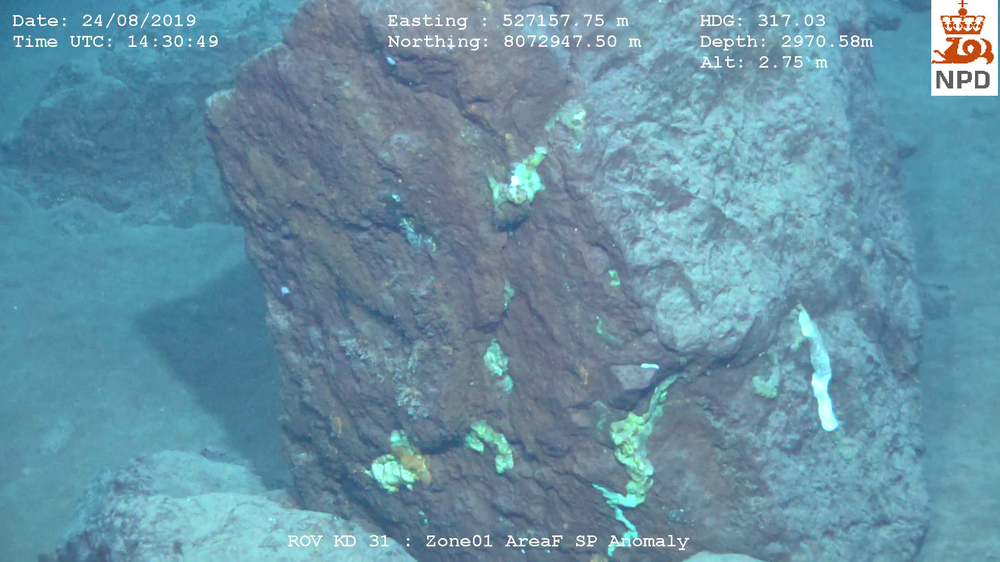
#> input picture 2019/HD/test-images/ore_far.png, 1000 x 562 px, shrunk from 1920 x 1080 before the run, found by its file name
$ jupyter execute process_images.ipynb   (older library calls are emulated)
#> lines starting #> are read from the running program, lines starting #| are printed output that depends on the picture; after the words box and inside, x2 and y2 are one past the last pixel; in counts of white or black regions, pixels touching at a corner belong together
#> further down, image_bgr is the input picture: shape (562, 1000, 3); mean B, G, R 165.1, 146.7, 103.9
### restoration_toolbox.py
#!/usr/bin/env python3
# -*- coding: utf-8 -*-
"""
ROV Image restoration functions

Steps:
1) Noise reduction - smoothing
2) UDCP(Underwater Dark Channel Prior) - underwater color restoration
3) White balancing - Gray world assumption
4) Contrast enhancement - CLAHE on LAB (doesn't change color balance and hue)
5) Color correction - CLAHE on RGB (obs; can alter color balance and hue), or
6) Edge enhancement - Sobel/Canny
7) Sharpening - Unsharp mask

"""
# import libraries
import os
import numpy as np
import cv2
import time

from plot_toolbox import *

#######################################################################
# NOISE REDUCTION - SMOOTHING
#######################################################################
# Bilateral filter and Non-local means filter
def apply_bilateral_filter(img, diameter=15, sigma_color=20, sigma_space=70):
    return cv2.bilateralFilter(img, diameter, sigma_color, sigma_space)
# (img, diameter=15, sigma_color=20, sigma_space=70) # save param

# obs: slow algorithm
def apply_non_local_means_denoising(img, h=4, h_color=10, template_window_size=9, search_window_size=21):
    return cv2.fastNlMeansDenoisingColored(img, None, h, h_color, template_window_size, search_window_size)
# (img, h=4, h_color=10, template_window_size=9, search_window_size=21) # save param
### == So similar with these params than can't distinguish them == ###

#######################################################################
# COLOR CORRECTION
#######################################################################
# UDCP - Underwater Dark Channel Prior
def guided_filter(I, p, r, eps):
    mean_I = cv2.boxFilter(I, cv2.CV_64F, (r,r))
    mean_p = cv2.boxFilter(p, cv2.CV_64F, (r,r))
    mean_Ip = cv2.boxFilter(I*p, cv2.CV_64F, (r,r))
    cov_Ip = mean_Ip - mean_I * mean_p
    mean_II = cv2.boxFilter(I*I, cv2.CV_64F, (r,r))
    var_I = mean_II - mean_I * mean_I
    a = cov_Ip / (var_I + eps)
    b = mean_p - a * mean_I
    mean_a = cv2.boxFilter(a, cv2.CV_64F, (r,r))
    mean_b = cv2.boxFilter(b, cv2.CV_64F, (r,r))
    q = mean_a * I + mean_b
    return q

def UDCP(img, omega=0.95, t0=0.1, r=15, eps=1e-3, radius=7):
    # Convert to float
#> called with omega = 0.5, t0 = 0.7, r = 15, eps = 0.001, radius = 25
    src = img.astype(np.float32) / 255
    I = cv2.cvtColor(src, cv2.COLOR_BGR2GRAY).astype(np.float64)

    # Dark Channel
    J_dark = cv2.min(cv2.min(src[:,:,0], src[:,:,1]), src[:,:,2])
    J_dark = cv2.blur(J_dark, (radius, radius))

    # Atmospheric light
    A = np.zeros([1, 1, 3])
    for i in range(3):
        bool_idx = (J_dark == np.max(J_dark))
        A[0,0,i] = np.max(src[bool_idx,i])
#> this loop made 3 passes
#> pass 1, in UDCP, `bool_idx = (J_dark == np.max(J_dark))`:
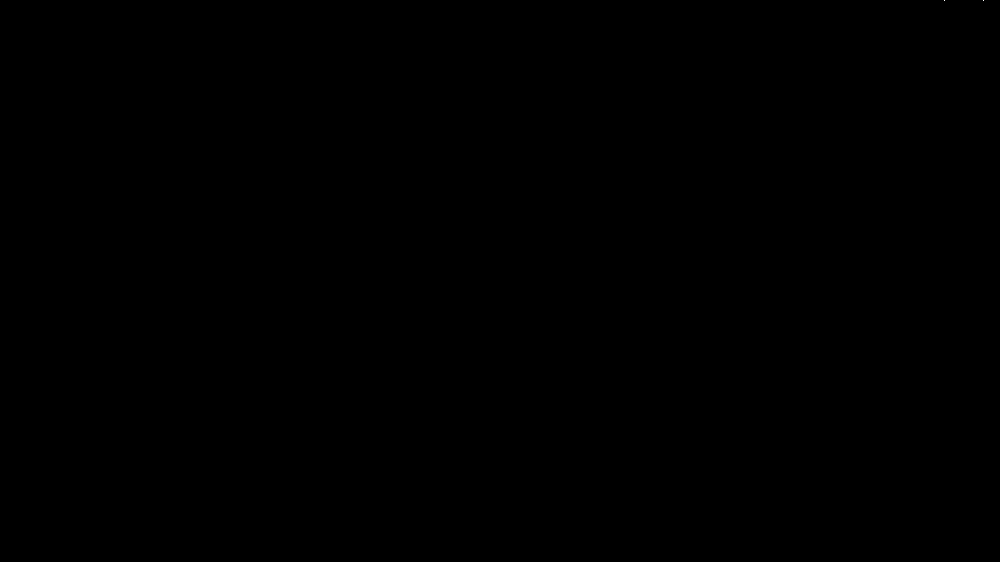
#> bool_idx: shape (562, 1000) bool; 0% white in thin lines or dots, all inside (x1, y1, x2, y2) = (944, 0, 984, 1)
#> after the loop, A = [[1, 1, 1]]

    # Transmission map
    trans = 1 - omega * J_dark[:,:,np.newaxis] / A

    # Guided filter for each channel
    trans_guide = np.zeros_like(trans)
    for i in range(3):
        trans_guide[:,:,i] = guided_filter(I, trans[:,:,i], r, eps)

    trans_guide = np.clip(trans_guide, t0, 1)

    # Recover
    result = np.empty_like(src)
    for i in range(3):
        result[:,:,i] = (src[:,:,i] - A[0,0,i]) / trans_guide[:,:,i] + A[0,0,i]
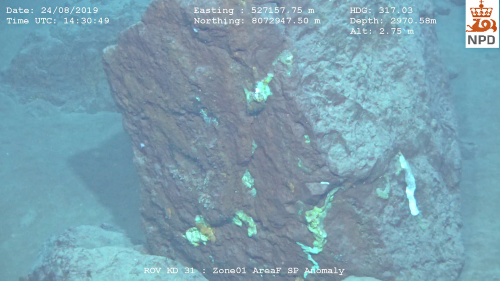
#> result: shape (562, 1000, 3) float32 (shown at 1/2 size); mean B, G, R 0.56, 0.47, 0.261; drawn with min black and max white

    result = cv2.convertScaleAbs(result * 255)
    # result = cv2.cvtColor(result, cv2.COLOR_BGR2RGB)
    return result

#######################################################################
# WHITE BALANCING
#######################################################################
# White Balance - "Gray World Assumption"
# [8 lines left out: function white_balance, not called in this run]

# Option to blend with original image = Best so far
def white_balance_blend(img, gamma=0.85, percent_to_ignore=0.05, blend_factor=0.5):
#> called with gamma = 0.65, percent_to_ignore = 0.05, blend_factor = 0.7
    assert 0 <= blend_factor <= 1, "blend_factor should be between 0 and 1"

    result = cv2.xphoto.createSimpleWB()

    # Set the percent of top/bottom values to ignore
    result.setP(percent_to_ignore)

    result = result.balanceWhite(img)

    result = result ** gamma  # Apply gamma correction
    result_normalized = (result - np.min(result)) / (np.max(result) - np.min(result))  # Normalize the image

    # Convert back to 8-bit range and uint8 datatype
    result_normalized = (result_normalized * 255).astype('uint8')

    # Blend original image with white balanced image
    result_blended = cv2.addWeighted(img, 1 - blend_factor, result_normalized, blend_factor, 0)
    return result_blended

#######################################################################
# CONTRAST ENHANCEMENT - CLAHE on LAB space
#######################################################################
def preprocess_clahe(img, clipLimit=1.0, tileGridSize=(8,8)):
    """ Preprocess the image
    Good parameters:
        clahe = cv2.createCLAHE(clipLimit=0.55, tileGridSize=(20,20)) """
#> called with clipLimit = 0.2, tileGridSize = (8, 8)
    # Convert to LAB color space
    img_lab = cv2.cvtColor(img, cv2.COLOR_RGB2Lab)
#> img_lab: shape (562, 1000, 3); mean of channels 0, 1, 2 159.9, 137.4, 154

    # Apply CLAHE to the L channel
    clahe = cv2.createCLAHE(clipLimit, tileGridSize)
    img_lab[:,:,0] = clahe.apply(img_lab[:,:,0])
#> img_lab: shape (562, 1000, 3); mean of channels 0, 1, 2 157.6, 137.4, 154

    # Convert back to RGB color space
    img_corrected = cv2.cvtColor(img_lab, cv2.COLOR_Lab2RGB)
    return img_corrected

#######################################################################
# COLOR BALANCE - CLAHE on RGB-channels
#######################################################################
def color_balance_and_saturation_enhancement(img, saturation_factor=1.2, clip_limit=2.0, tile_grid_size=(8,8)):
    # Split the image into its respective RGB channels
#> called with saturation_factor = 1.1, clip_limit = 0.2, tile_grid_size = (8, 8)
    channels = cv2.split(img)

    clahe = cv2.createCLAHE(clipLimit=clip_limit, tileGridSize=tile_grid_size)

    out_channels = []
    for channel in channels:
        # Apply CLAHE to each channel
        channel = clahe.apply(channel)
        out_channels.append(channel)
#> this loop made 3 passes
#> pass 2, in color_balance_and_saturation_enhancement, `channel = clahe.apply(channel)`:
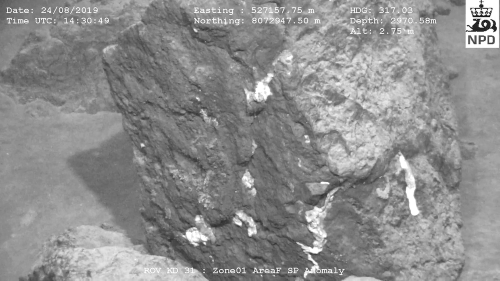
#> channel: shape (562, 1000) (shown at 1/2 size); min 3, max 255, mean 141.2
#> after the loop, out_channels = 3 items

    # Merge the channels
    img_equalized = cv2.merge(out_channels)

    # Convert the image to HSV
    img_hsv = cv2.cvtColor(img_equalized, cv2.COLOR_BGR2HSV)
#> img_hsv: shape (562, 1000, 3); mean H, S, V 105.6, 104.9, 177.2

    # Split the image into H, S, V channels
    h, s, v = cv2.split(img_hsv)
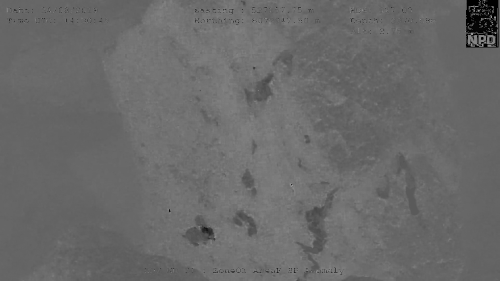
#> h: shape (562, 1000) (shown at 1/2 size); min 0, max 179, mean 105.6
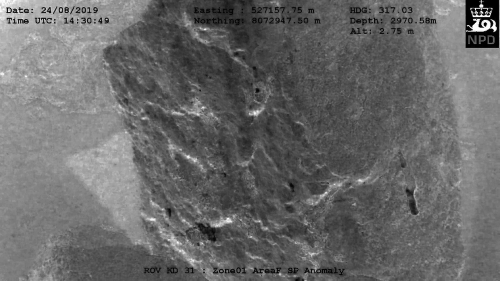
#> s: shape (562, 1000) (shown at 1/2 size); min 0, max 254, mean 104.9

    # Increase the saturation
    s = s * saturation_factor
    s = np.clip(s, 0, 255).astype(np.uint8)  # Clip to [0, 255] and convert back to 8-bit integer

    # Merge the H, S, V channels
    img_hsv_enhanced = cv2.merge([h, s, v])
#> img_hsv_enhanced: shape (562, 1000, 3); mean H, S, V 105.6, 114.8, 177.2

    # Convert the image back to BGR
    img_enhanced = cv2.cvtColor(img_hsv_enhanced, cv2.COLOR_HSV2BGR)
    return img_enhanced

#######################################################################
# EDGE ENHANCEMENT
#######################################################################
#  Edge Enhancement with Sobel operator (a popular edge detection operator)
# [23 lines left out: function edge_enhancement_sobel, not called in this run]

# Edge Enhancement with Canny (another popular edge detection operator)
## Canny, a bit more subtle than Sobel above
def edge_enhancement_canny(img, edge_intensity=0.5):
    # Convert image to grayscale
#> called with edge_intensity = 0.05
    gray = cv2.cvtColor(img, cv2.COLOR_BGR2GRAY)

    # Apply Canny Edge detection
    edges = cv2.Canny(gray, 100, 200)
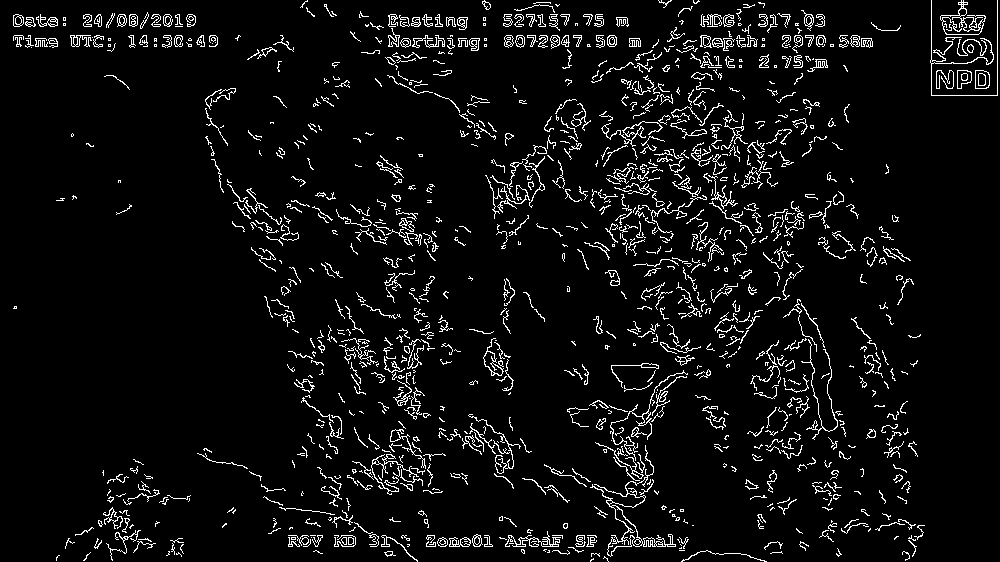
#> edges: shape (562, 1000); 5.8% white in thin lines or dots

    # Adjust the intensity of the edges
    edges = (edges * edge_intensity).astype(np.uint8)
#> edges: shape (562, 1000); values 0 (black) and 12 (white), 5.8% white in thin lines or dots

    # Convert grayscale edge map to BGR
    edge_map = cv2.cvtColor(edges, cv2.COLOR_GRAY2BGR)

    # Add the edge map to the original image
    enhanced = cv2.addWeighted(img, 1, edge_map, 1, 0)
    return enhanced

#######################################################################
# NOISE REDUCTION + SHARPENING
#######################################################################
def unsharp_mask(img, sigma, strength):
    """Apply unsharp mask to input image
    unsharp_mask(image_path, 1.0, 3.0) save param"""
#> called with sigma = 1, strength = 3
    # Ensure the input image is in floating point format
    image_float = img.astype(np.float64)

    # Blur the image
    blurred = cv2.GaussianBlur(image_float, (0, 0), sigma)

    # Compute the mask as the difference between original and blurred image
    mask = image_float - blurred

    # Modify the mask to ensure values are within valid range
    mask = np.clip(strength * mask, -255, 255)

    # Add the mask to the original image to create a sharpened image
    sharpened = image_float + mask
    sharpened = np.clip(sharpened, 0, 255)  # ensure valid pixel value range

    # Convert back to 8-bit integer for display
    sharpened = sharpened.astype(np.uint8)
    # sharpened_rgb = cv2.cvtColor(sharpened, cv2.COLOR_BGR2RGB)  # Convert from BGR to RGB
    return sharpened


#######################################################################
# FULL PROCESSING PROCEDURE - STEPS 2-7
#######################################################################
# SPECIFIC FOR 2018 SD VIDEOS
# [79 lines left out: functions full_preprocessing2_7_2018sd, full_preprocessing3_7_2019hd, full_preprocessing_timed, not called in this run]

#######################################################################
# WRITE IMAGE TO DISK
#######################################################################
def save_image(image, file_path="my_output_image.jpg"):
    # Convert from BGR to RGB
    # image = cv2.cvtColor(image, cv2.COLOR_BGR2RGB)

    # Save the image to the specified file_path
    cv2.imwrite(file_path, image)

#######################################################################
# FULL PROCESSING OF FOLDER
#######################################################################
def preprocess_folder(input_folder, output_folder):

    # Ensure the output directory exists, here same as input_folder
    os.makedirs(input_folder, exist_ok=True)

    # Loop over all files in the input directory
    for filename in os.listdir(input_folder):
        # Check if the file is an image (you may need to adjust this to match your image types)
        if filename.endswith(".jpg") or filename.endswith(".png"):
            # Construct the full file path
            input_path = os.path.join(input_folder, filename)
            image_bgr = cv2.imread(input_path) # BGR by open-cv default
            # image_rgb = cv2.cvtColor(image_bgr, cv2.COLOR_BGR2RGB)  # Convert from BGR to RGB

            ############## PERFORM PROCESSING ##########################
            processed_image = full_preprocessing3_7_2019hd(image_bgr, enable_udcp=False, enable_wb=True, enable_clahe1=True,
                                    enable_clahe2=True, enable_canny=True, enable_unsharp=True)
            ############################################################

            # Add '_processed' to the output filename
            base, extension = os.path.splitext(filename)
            output_filename = f"{base}_processed{extension}"
            output_path = os.path.join(output_folder, output_filename)

            # write to disc
            save_image(image=processed_image,
                        file_path=output_path)
    print("FINISHED PROCESSING OF FOLDER: {}".format(input_folder))


#######################################################################
# FULL PROCESSING OF VIDEO
#######################################################################
# [45 lines left out: function process_video, not called in this run]


### plot_toolbox.py
#!/usr/bin/env python3
# -*- coding: utf-8 -*-
"""
Utilities: Functions/Methods frequently used
Mostly plotting
"""
# import packages
import math
import numpy as np
import matplotlib.pyplot as plt

from PIL import Image
import cv2

from restoration_toolbox import *

#######################################################################
# NORMAL PLOTS
#######################################################################
def plot_image(image, title="Image"):
    """ Plot an image, either from a file path (str) or numpy array """
    plt.figure(figsize=(6,6))

    if isinstance(image, str):  # If image is a file path, read the image
        image = cv2.imread(image)
    image = cv2.cvtColor(image, cv2.COLOR_BGR2RGB)  # Convert from BGR to RGB

    # plot single image with title
    plt.imshow(image)
    plt.title(title)
    plt.axis('off'); plt.show()

# [120 lines left out: functions plot_gray_image, plot_histogram, plot_image_list, plot_original_and_processed, visualize_images_and_histograms, plot_hist_rgb and 1 more, not called in this run]


### process_images.ipynb
# Image restoration for deep-sea ROV underwater images

For best visual comparison, plot the images after each other and flip back-fourth. E.g. in Spyder IDE.

Steps:
1) Noise reduction - smoothing (usually skipped)
2) UDCP(Underwater Dark Channel Prior) - underwater color restoration
3) White balancing
4) Contrast enhancement - CLAHE on LAB (doesn't change color balance and hue)
5) Color correction - CLAHE on RGB (obs; can alter color balance and hue), or
6) Edge enhancement - Sobel/Canny
7) Sharpening - Unsharp mask

[cell 1]
#%% import libraries
import os
import cv2

# custom functions
from plot_toolbox import *
from restoration_toolbox import *

[cell 2]
WORKING_DIR = "C:\\Users\\torha\\div.prog\\Image-analysis\\Preprocessing\\"
IMAGE_DIR = "2019\\HD\\test-images\\"
OUTPUT_IMG_DIR = "2019\\HD\\result-images\\"

[cell 3]
#%% subset of test images (2019 HD images)
helio_close_up = IMAGE_DIR + "helio_close_up.png" # natural
helio_far = IMAGE_DIR + "helio_far.png" # blueish
chimneys_columns = IMAGE_DIR + "chimneys_columns.png" # blueish
ore_close = IMAGE_DIR + "ore_close.png" # natural
ore_far = IMAGE_DIR + "ore_far.png" # blueish

fishNsand_close = IMAGE_DIR + "fishNsand_close.png" # natural-ish
red_anemones_close = IMAGE_DIR + "red_anemones_close.png" # natural-ish
rubble_close = IMAGE_DIR + "rubble_close.png" # blueish

close_to_far1 = IMAGE_DIR + "close_to_far1.png" # natural
close_to_far2_rubble = IMAGE_DIR + "close_to_far2_rubble.png" # weak blueish

sediments1 = IMAGE_DIR + "sediments1.png" # natural-ish
sediments_mostly = IMAGE_DIR + "sediments_mostly.png" # natural-ish

[cell 4]
#%% Load image for testing
IMAGE_PATH = ore_far   #### SET NEW IMAGE HERE ###
print("Input image: ", IMAGE_PATH)

image_bgr = cv2.imread(IMAGE_PATH) # BGR by open-cv default
image_rgb = cv2.cvtColor(image_bgr, cv2.COLOR_BGR2RGB)  # Convert from BGR to RGB
plot_image(IMAGE_PATH, title="Original img")

## Image restoration steps
The following parameter settings are tailored for 2019 HD images (1920x1080p).

For 2018 SD images (704x576p) use different parameters.

[cell 5]
#%% 1) Noise reduction - Bilateral filter (edge preserving)
# img_denois = apply_bilateral_filter(image_rgb, diameter=15, sigma_color=20, sigma_space=70)
# plot_image(img_denois, title="Img denoised")

[cell 6]
#%% 2) UDCP (Underwater Dark Channel Prior ))
# mitigating the effects of underwater scattering and absorption
img_udcp = UDCP(image_bgr,
  omega=0.5, t0=0.7, r=15, eps=1e-3, radius=25)
# UDCP(image_bgr, omega=0.50, t0=0.7, r=15, eps=1e-3, radius=25) #param1, high
plot_image(img_udcp, title="UDCP")

[cell 7]
#%% 3) White balancing
img_udcp_wb = white_balance_blend(image_bgr, gamma=0.65, blend_factor=0.7)
# (img_udcp, gamma=0.85, blend_factor=0.5) #param1, high
plot_image(img_udcp_wb, title="UDCP,WhiteBal")

[cell 8]
#%% 4) Contrast enhancement - CLAHE on LAB
# (doesn't change color balance and hue)
img_udcp_wb_clahe1 = preprocess_clahe(img_udcp_wb,
    clipLimit=0.2, tileGridSize=(8,8))
plot_image(img_udcp_wb_clahe1, title="UDCP,WhiteBal,CLAHE1")

[cell 9]
#%% 5) Color correction - CLAHE on RGB
# (obs; can alter color balance and hue)
img_udcp_wb_clahe1_clahe2 = color_balance_and_saturation_enhancement(
    img_udcp_wb_clahe1,saturation_factor=1.1, clip_limit=0.2, tile_grid_size=(8,8))
plot_image(img_udcp_wb_clahe1_clahe2, title="UDCP,WhiteBal,CLAHE1+2")

[cell 10]
#%% 6) Edge Enhancement - subtle Canny
img_udcp_wb_clahe1_clahe2_canny = image_unsharp = edge_enhancement_canny(
    img_udcp_wb_clahe1_clahe2, edge_intensity=0.05)
plot_image(img_udcp_wb_clahe1_clahe2_canny, title="UDCP,WhiteBal,CLAHE1+2,Canny")

[cell 11]
#%% 7) Sharpen - Unsharp Mask Sharpening
img_udcp_wb_clahe1_clahe2_canny_unsharp = unsharp_mask(
    img_udcp_wb_clahe1_clahe2_canny,
    sigma=1.0, strength=3.0)
plot_image(img_udcp_wb_clahe1_clahe2_canny_unsharp, title="UDCP,WhiteBal,CLAHE1+2,Canny,Unsharp")

[cell 12]
processed_rgb = cv2.cvtColor(img_udcp_wb_clahe1_clahe2_canny_unsharp, cv2.COLOR_BGR2RGB)

fig, ax = plt.subplots(1, 2, figsize=(12, 6))
ax[0].imshow(image_rgb)
ax[0].set_title("Original"); ax[0].axis('off')

ax[1].imshow(processed_rgb)
ax[1].set_title("Processed image"); ax[1].axis('off')
plt.tight_layout(); plt.show()

[cell 13]
#%% WRITE IMAGE TO DISK
save_image(image=processed_rgb,
            file_path=OUTPUT_IMG_DIR + "output_processed.png")

## Folder processing

[cell 14]
preprocess_folder(input_folder=IMAGE_DIR, output_folder=OUTPUT_IMG_DIR)

$ run again, with 2018/SD/test-images/1_2018_SD_close.png copied over 2019/HD/test-images/ore_far.png
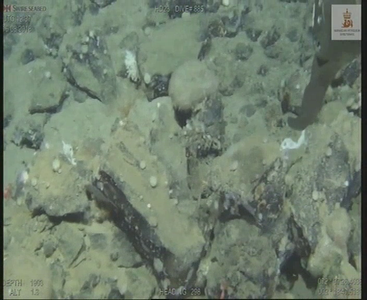
#> input picture 2018/SD/test-images/1_2018_SD_close.png, 367 x 300 px, shrunk from 704 x 576 before the run, found by its file name
#> image_bgr is the input picture: shape (300, 367, 3); mean B, G, R 109.9, 126.8, 112
#> in UDCP, `J_dark = cv2.blur(J_dark, (radius, radius))`:
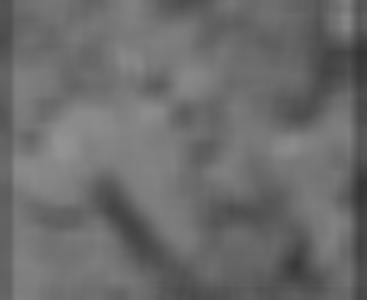
#> J_dark: shape (300, 367) float32; min 0.208, max 0.58, mean 0.424
#> after the loop in UDCP, `for i in range(3):`: A = [[0.58, 0.667, 0.573]]
#> the loop in color_balance_and_saturation_enhancement, `for channel in channels:` made 3 passes
#> after the loop in color_balance_and_saturation_enhancement, `for channel in channels:`: out_channels = 3 items
#> img_hsv: shape (300, 367, 3); mean H, S, V 63.4, 18.6, 164.3
#> img_hsv_enhanced: shape (300, 367, 3); mean H, S, V 63.4, 20, 164.3
#> in edge_enhancement_canny, `edges = cv2.Canny(gray, 100, 200)`:
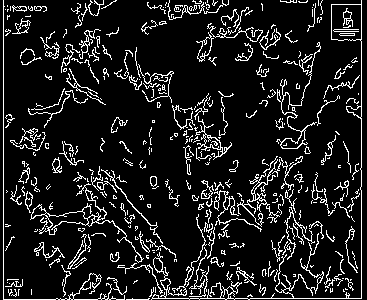
#> edges: shape (300, 367); 11.5% white in thin lines or dots
#> edge_map: shape (300, 367, 3); values 0 (black) and 12 (white), 11.5% white in thin lines or dots
